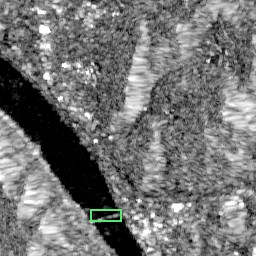
#> input picture reports/48-epoch-large-anchor-review/images/1030_truth.jpg, 256 x 256 px
$ python -i data_analysis.py   (imports and definitions only)
#> lines starting #> are read from the running program, lines starting #| are printed output that depends on the picture; after the words box and inside, x2 and y2 are one past the last pixel; in counts of white or black regions, pixels touching at a corner belong together
#!/usr/bin/env python3
"""Pre-preprocessing data analysis for the CS701 SAR course data.

Looks at images and boxes only to decide on preprocessing / augmentation / anchors.
It never uses val or test labels (there are none); val images are only used for
distribution statistics (is val like train?), which is just looking, not training.

Usage (from the repo root, or Colab after extracting the tarballs):
    python data_analyze/data_analysis.py --data data/course-data

Outputs (default data_analyze/results/): report.txt, summary.json, fig*.png
Runtime: ~2-5 min for the full scan (reads every image once) + pixel analysis on a sample.
"""
import argparse
import csv
import hashlib
import json
from collections import Counter, defaultdict
from concurrent.futures import ThreadPoolExecutor
from pathlib import Path

import matplotlib

# [1 line not run here, left out]
import matplotlib.pyplot as plt  # noqa: E402
import numpy as np  # noqa: E402
from PIL import Image  # noqa: E402
from scipy import stats  # noqa: E402
from scipy.ndimage import uniform_filter  # noqa: E402

CLASSES = ['aircraft', 'airport', 'bridge', 'car', 'harbor', 'oil_tank', 'playground', 'ship', 'wind_turbine']
CODE_MEAN, CODE_STD = 0.2526, 0.2133  # constants hard-coded in sarbench/data.py
REPORT, SUMMARY = [], {}
POPCOUNT = np.array([bin(i).count('1') for i in range(256)], dtype=np.uint8)


# [4 lines left out: function P, not called in this run]


def H(title):
    P('\n' + '=' * 78 + f'\n{title}\n' + '=' * 78)


# ----------------------------------------------------------------------------- loading
# [35 lines left out: functions resolve, scan, hist_stats, not called in this run]


# ----------------------------------------------------------------------------- pixel-level (sample)
def analyse_pixels(path, win=7, big=15):
    """Local mean/std windows (noise model) and speckle lag correlations for one image."""
#> called with win = 7, big = 15
    with Image.open(path) as im:
#> im is the input picture: PIL image 256x256 RGB; mean R, G, B 115.5, 115.8, 115.6
        f = np.asarray(im.convert('L'), dtype=np.float32) / 255.0
    m = uniform_filter(f, win)
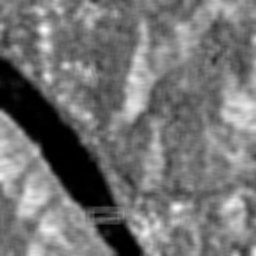
#> m: shape (256, 256) float32; min 0, max 0.994, mean 0.454
    s = np.sqrt(np.maximum(uniform_filter(f * f, win) - m * m, 0))
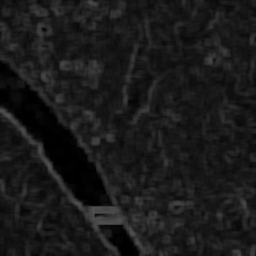
#> s: shape (256, 256) float32; min 0, max 0.324, mean 0.104
    ms, ss = m[::win, ::win].ravel(), s[::win, ::win].ravel()
#> ms = 1369 values, max 0.958 at index 154, min 0 at index 785, mean 0.454; ss = 1369 values, max 0.317 at index 1084, min 0 at index 785, mean 0.104
    # speckle correlation: residual relative to a larger local mean, low-texture pixels only
    mb = uniform_filter(f, big)
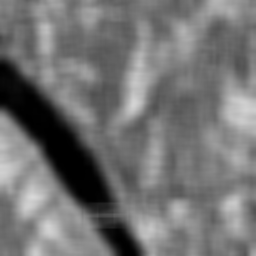
#> mb: shape (256, 256) float32; min 0.000523, max 0.851, mean 0.454
    e = f / np.maximum(mb, 1e-3) - 1.0
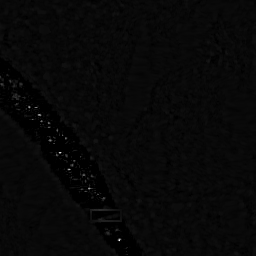
#> e: shape (256, 256) float32; min -1, max 28.53, mean 0; drawn with min black and max white
    cv = s / np.maximum(m, 1e-3)
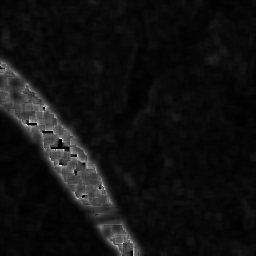
#> cv: shape (256, 256) float32; min 0, max 5.91, mean 0.409; drawn with min black and max white
    ok = (m > 0.03) & (cv < np.percentile(cv[m > 0.03], 30)) if (m > 0.03).sum() > 1000 else np.zeros_like(f, bool)
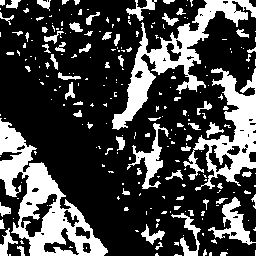
#> ok: shape (256, 256) bool; 27.7% white; 244 white regions (176 under 20 px), largest, box (x1, y1, x2, y2) and area: (0, 118, 108, 256) 5062, (112, 0, 256, 130) 3947, (183, 68, 256, 191) 3204
    out = dict(m=ms, s=ss, corr={})
#> out = 3 items
    for name, (sl_a, sl_b) in {'x1': ((slice(None), slice(1, None)), (slice(None), slice(None, -1))),
                              'y1': ((slice(1, None), slice(None)), (slice(None, -1), slice(None))),
                              'x2': ((slice(None), slice(2, None)), (slice(None), slice(None, -2))),
                              'y2': ((slice(2, None), slice(None)), (slice(None, -2), slice(None)))}.items():
        mk = ok[sl_a] & ok[sl_b]
        if mk.sum() > 2000:
            out['corr'][name] = float(np.corrcoef(e[sl_a][mk], e[sl_b][mk])[0, 1])
#> this loop made 4 passes
#> pass 3, in analyse_pixels, `mk = ok[sl_a] & ok[sl_b]`:
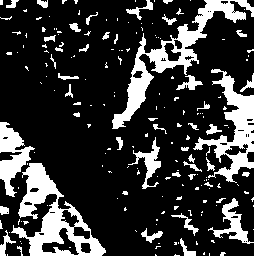
#> mk: shape (256, 254) bool; 21.2% white; 193 white regions (146 under 20 px), largest, box (x1, y1, x2, y2) and area: (11, 163, 106, 256) 3136, (112, 0, 254, 129) 3103, (193, 69, 254, 183) 2301
    return out


# [66 lines left out: functions box_contrast, anchors, best_iou, xyxy_iou, cramers_v, eta_squared and 1 more, not called in this run]


def size_group(w, h):
    return f'{w}x{h}' if (w, h) in ((256, 256), (512, 512)) else 'other'


# ----------------------------------------------------------------------------- main
# [410 lines left out: function main, not called in this run]


# [2 lines not run here, left out]

>>> result = analyse_pixels('../reports/48-epoch-large-anchor-review/images/1030_truth.jpg')
#> result = 3 items

$ run again, on reports/48-epoch-large-anchor-review/images/5060_truth.jpg
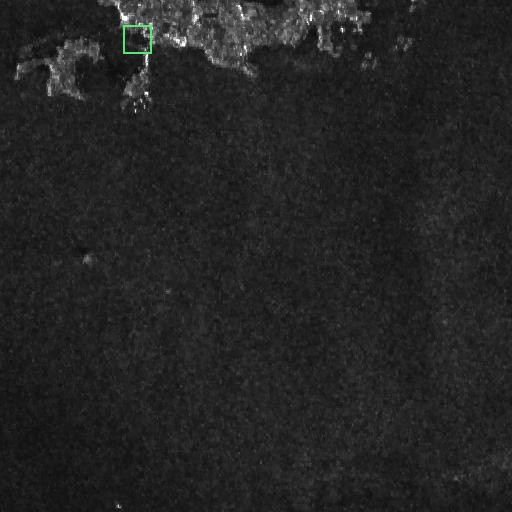
#> input picture reports/48-epoch-large-anchor-review/images/5060_truth.jpg, 512 x 512 px
#> in analyse_pixels, im is the input picture: PIL image 512x512 RGB; mean R, G, B 36.1, 36.2, 36.1
#> ms = 5476 values, max 0.728 at index 470, min 0.0674 at index 756, mean 0.142; ss = 5476 values, max 0.313 at index 165, min 0.00522 at index 3174, mean 0.0239
#> in analyse_pixels, `ok = (m > 0.03) & (cv < np.percentile(cv[m > 0.03], 30)) if (m > 0.03)..`:
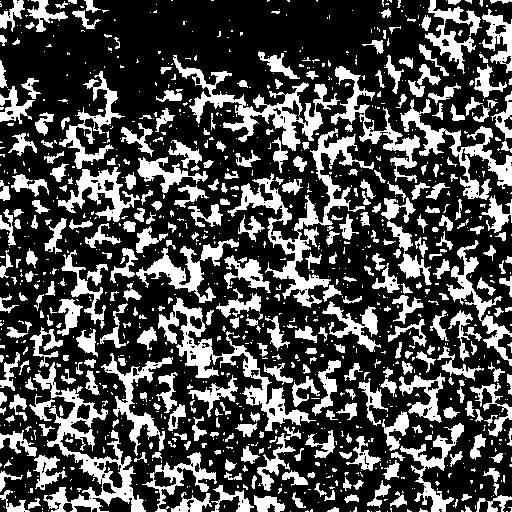
#> ok: shape (512, 512) bool; 30% white; 1111 white regions (758 under 20 px), largest, box (x1, y1, x2, y2) and area: (227, 128, 374, 308) 4394, (33, 362, 146, 512) 3853, (173, 55, 340, 151) 3429
#> out = 3 items
#> the loop in analyse_pixels, `for name, (sl_a, sl_b) in {'x1': ((slice(None), slice(1, None)), (slic..` made 4 passes
#> pass 3, in analyse_pixels, `mk = ok[sl_a] & ok[sl_b]`:
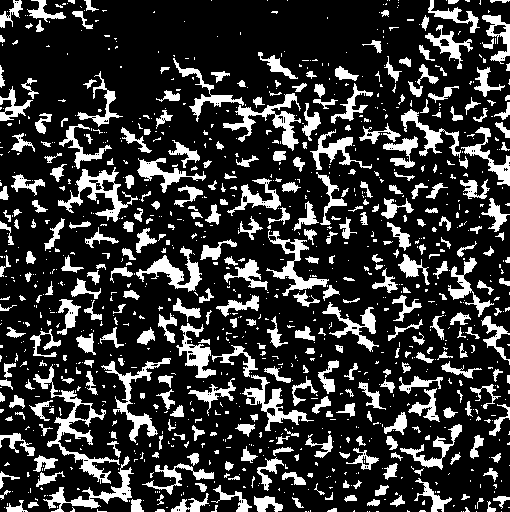
#> mk: shape (512, 510) bool; 21% white; 1087 white regions (737 under 20 px), largest, box (x1, y1, x2, y2) and area: (33, 364, 120, 484) 1604, (223, 93, 301, 151) 1184, (58, 167, 138, 222) 1161

$ run again, on reports/48-epoch-large-anchor-review/images/5332_truth.jpg
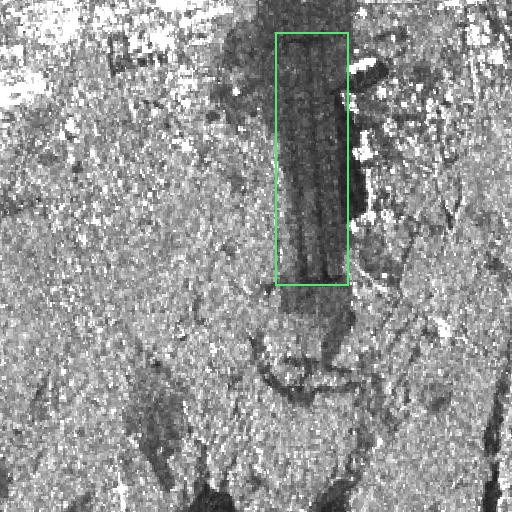
#> input picture reports/48-epoch-large-anchor-review/images/5332_truth.jpg, 512 x 512 px
#> in analyse_pixels, im is the input picture: PIL image 512x512 RGB; mean R, G, B 149, 149.7, 149.1
#> ms = 5476 values, max 1 at index 962, min 0.15 at index 1901, mean 0.587; ss = 5476 values, max 0.32 at index 791, min 0 at index 962, mean 0.113
#> in analyse_pixels, `ok = (m > 0.03) & (cv < np.percentile(cv[m > 0.03], 30)) if (m > 0.03)..`:
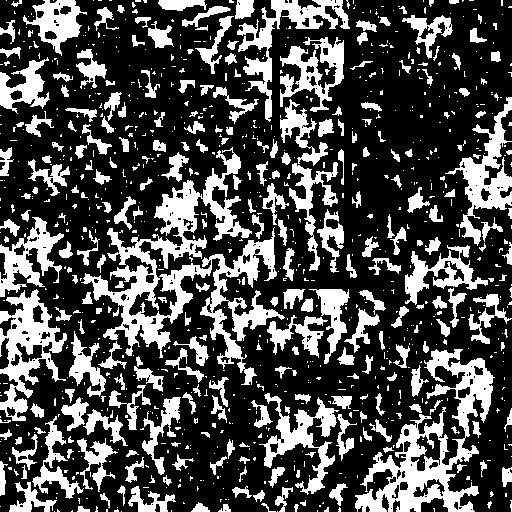
#> ok: shape (512, 512) bool; 30% white; 994 white regions (724 under 20 px), largest, box (x1, y1, x2, y2) and area: (81, 147, 285, 385) 11782, (355, 349, 495, 512) 7268, (0, 289, 67, 421) 3577
#> out = 3 items
#> the loop in analyse_pixels, `for name, (sl_a, sl_b) in {'x1': ((slice(None), slice(1, None)), (slic..` made 4 passes
#> pass 3, in analyse_pixels, `mk = ok[sl_a] & ok[sl_b]`:
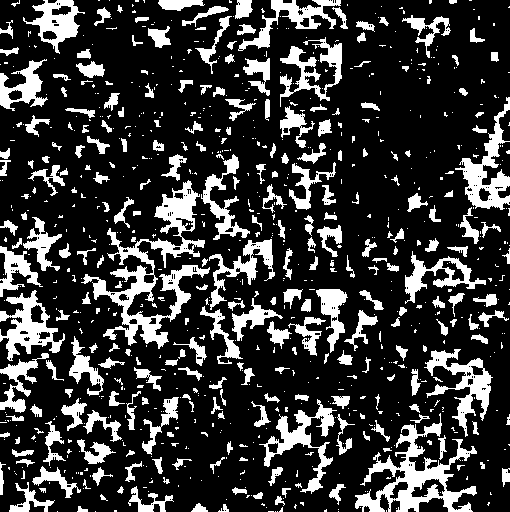
#> mk: shape (512, 510) bool; 22% white; 827 white regions (563 under 20 px), largest, box (x1, y1, x2, y2) and area: (81, 180, 210, 349) 5286, (355, 413, 477, 512) 3751, (455, 97, 510, 210) 1997

$ run again, on reports/48-epoch-large-anchor-review/images/6740_0.jpg
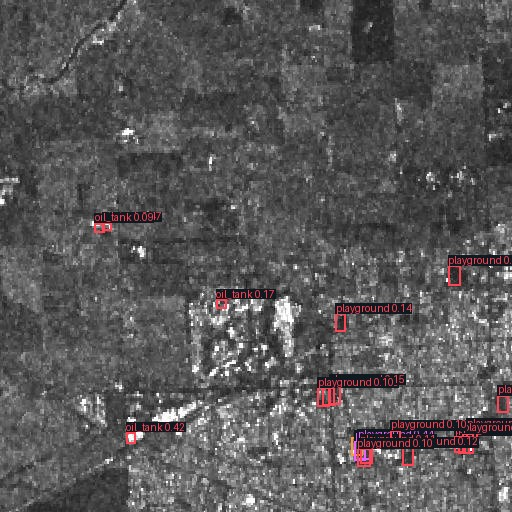
#> input picture reports/48-epoch-large-anchor-review/images/6740_0.jpg, 512 x 512 px
#> in analyse_pixels, im is the input picture: PIL image 512x512 RGB; mean R, G, B 89.2, 87.3, 87.8
#> ms = 5476 values, max 0.95 at index 3371, min 0.121 at index 4047, mean 0.345; ss = 5476 values, max 0.38 at index 4462, min 0.0105 at index 200, mean 0.0768
#> ok: shape (512, 512) bool; 30% white; 762 white regions (542 under 20 px), largest, box (x1, y1, x2, y2) and area: (0, 0, 257, 312) 17606, (284, 0, 512, 191) 10776, (0, 303, 121, 484) 7722
#> out = 3 items
#> the loop in analyse_pixels, `for name, (sl_a, sl_b) in {'x1': ((slice(None), slice(1, None)), (slic..` made 4 passes
#> pass 3, in analyse_pixels, `mk = ok[sl_a] & ok[sl_b]`:
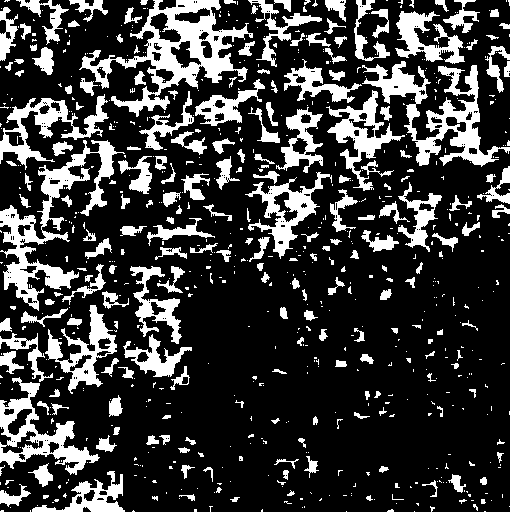
#> mk: shape (512, 510) bool; 22.9% white; 734 white regions (527 under 20 px), largest, box (x1, y1, x2, y2) and area: (79, 0, 253, 117) 5864, (0, 140, 125, 311) 4926, (362, 61, 510, 167) 4531
